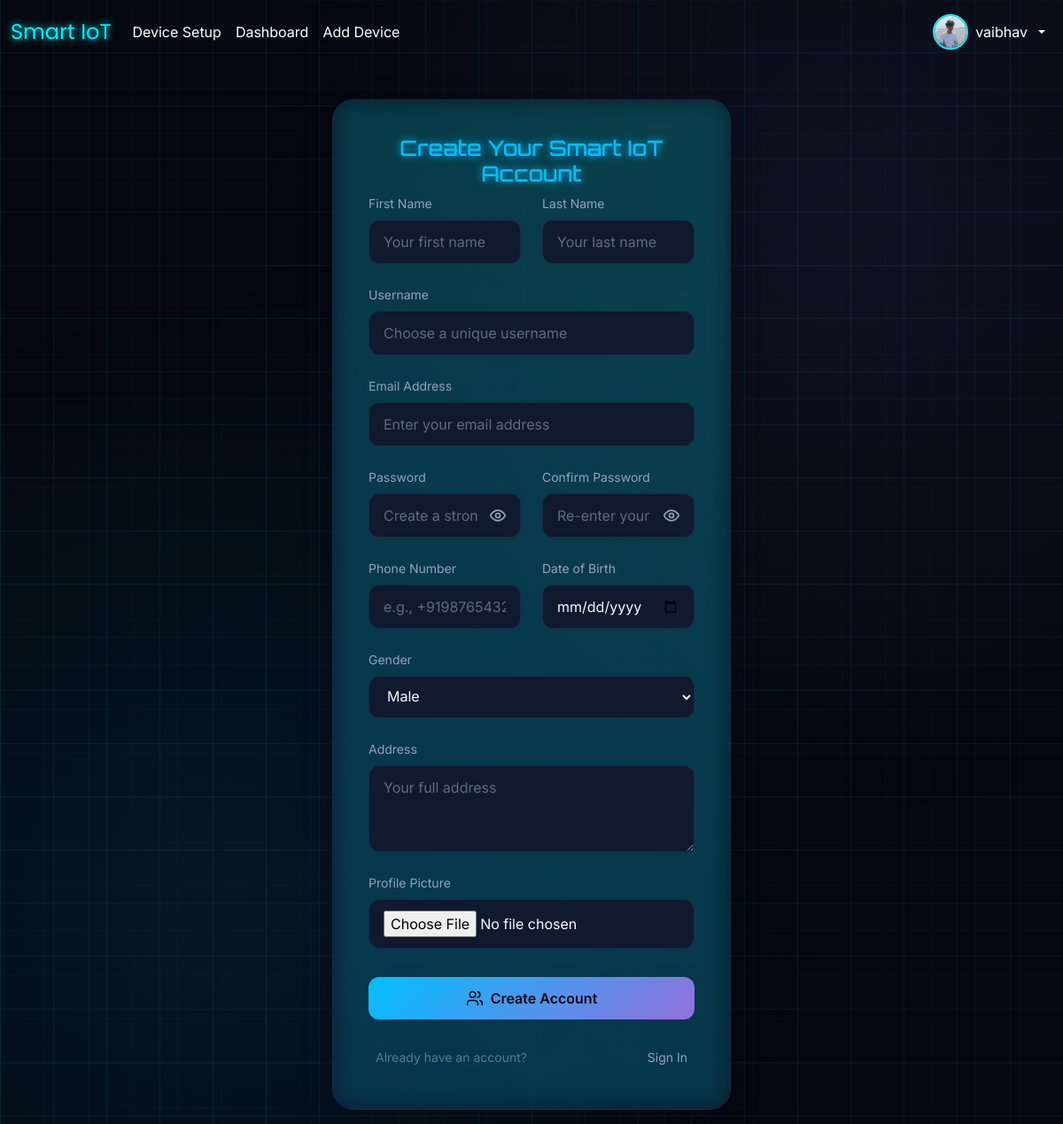
/register/ (signed in), run on the app's committed database.
### core/models.py (models this page shows, shortened)
class CustomUser(AbstractUser):
    GENDER_CHOICES = [
        ('M', 'Male'),
        ('F', 'Female'),
        ('O', 'Other'),
        ('N', 'Prefer not to say'),
    ]
    phone_number = models.CharField(max_length=15, blank=True, null=True, unique=True)
    date_of_birth = models.DateField(blank=True, null=True)
    gender = models.CharField(max_length=1, choices=GENDER_CHOICES, blank=True, null=True)
    address = models.TextField(blank=True, null=True)
    profile_picture = models.ImageField(upload_to='profile_pics/', blank=True, null=True)
    class Meta:
        verbose_name = 'User'
        verbose_name_plural = 'Users'

### core/views.py (the view)
# urls.py: path('register/', register_user, name='register'),
def register_user(request):
    if request.method == 'POST':
        print("Received POST data:", request.POST)
        print("Received FILES data:", request.FILES)
        form = CustomUserCreationForm(request.POST, request.FILES)
        if form.is_valid():
            user = form.save()
            login(request, user)
            messages.success(request, f"Welcome, {user.username}! Your account has been created.")
            device_api_key = request.GET.get('device_api_key') or request.session.pop('pending_device_api_key', None)
            if device_api_key:
                try:
                    device = Device.objects.get(device_api_key=device_api_key)
                    if not device.is_registered:
                        device.owner = user
                        device.is_registered = True
                        device.save()
                        messages.success(request, f"Device '{device.name}' has been linked to your account.")
                    else:
                        messages.info(request, f"Device '{device.name}' is already registered to another user.")
                except Device.DoesNotExist:
                    messages.error(request, "The provided Device API Key was invalid or not found.")
            return redirect('dashboard:user_dashboard') # Redirect to dashboard
        else:
            print("Form errors (from form.errors):", form.errors) # *** ADDED FOR DEBUGGING ***
            for field, errors in form.errors.items():
                for error in errors:
                    messages.error(request, f"Error in {field}: {error}")
    else:
        form = CustomUserCreationForm()
        device_api_key = request.GET.get('device_api_key')
        if device_api_key:
            request.session['pending_device_api_key'] = device_api_key
            messages.info(request, "Please create an account to link your device.")
    return render(request, 'core/register.html', {'form': form})

### core/forms.py
class CustomUserCreationForm(UserCreationForm):
    first_name = forms.CharField(max_length=30, required=False, help_text='Optional.')
    last_name = forms.CharField(max_length=150, required=False, help_text='Optional.')
    email = forms.EmailField(required=True, help_text='Required. Enter a valid email address.')
    phone_number = forms.CharField(max_length=15, required=False, help_text='Optional. e.g., +919876543210')
    date_of_birth = forms.DateField(widget=forms.DateInput(attrs={'type': 'date'}), required=False)
    gender = forms.ChoiceField(choices=CustomUser.GENDER_CHOICES, required=False)
    address = forms.CharField(widget=forms.Textarea(attrs={'rows': 3}), required=False)
    profile_picture = forms.ImageField(required=False)
    class Meta(UserCreationForm.Meta):
        model = CustomUser
        fields = UserCreationForm.Meta.fields + (
            'first_name', 'last_name', 'email', 'phone_number',
            'date_of_birth', 'gender', 'address', 'profile_picture'
        )
    def __init__(self, *args, **kwargs):
        super().__init__(*args, **kwargs)
        self.fields['email'].required = True

### core/templates/core/register.html (shortened to what this page needs)
{% extends 'base.html' %}
{% load static %}
{% block head_extra %}
<link href="https://cdnjs.cloudflare.com/ajax/libs/lucide/0.263.1/lucide.min.css" rel="stylesheet">
<link href="https://unpkg.com/aos@2.3.1/dist/aos.css" rel="stylesheet">
{% endblock %}
{% block content %}
<div class="animated-grid"></div>
<div class="container-full-height">
    <div class="register-container" data-aos="zoom-in" data-aos-delay="300"
        onmouseenter="this.classList.add('hover-active')" onmouseleave="this.classList.remove('hover-active')">
        <h2 class="register-header">Create Your Smart IoT Account</h2>
        <form method="post" enctype="multipart/form-data" class="space-y-6">
            <div class="row">
                <div class="col-md-6">
                    <div class="form-group-custom">
                        <label for="{{ form.first_name.id_for_label }}" class="label-custom">First Name</label>
                        <div class="input-container-custom circuit-line" tabindex="-1">
                            <input type="text" id="{{ form.first_name.id_for_label }}" name="{{ form.first_name.name }}"
                                class="input-custom" placeholder="Your first name"
                                value="{{ form.first_name.value|default_if_none:'' }}" required>
                        </div>
                    </div>
                </div>
                <div class="col-md-6">
                    <div class="form-group-custom">
                        <label for="{{ form.last_name.id_for_label }}" class="label-custom">Last Name</label>
                        <div class="input-container-custom circuit-line" tabindex="-1">
                            <input type="text" id="{{ form.last_name.id_for_label }}" name="{{ form.last_name.name }}"
                                class="input-custom" placeholder="Your last name"
                                value="{{ form.last_name.value|default_if_none:'' }}" required>
                        </div>
                    </div>
                </div>
            </div>
            <div class="form-group-custom">
                <label for="{{ form.username.id_for_label }}" class="label-custom">Username</label>
                <div class="input-container-custom circuit-line" tabindex="-1">
                    <input type="text" id="{{ form.username.id_for_label }}" name="{{ form.username.name }}"
                        class="input-custom" placeholder="Choose a unique username"
                        value="{{ form.username.value|default_if_none:'' }}" required autofocus>
                </div>
            </div>
            <div class="form-group-custom">
                <label for="{{ form.email.id_for_label }}" class="label-custom">Email Address</label>
                <div class="input-container-custom circuit-line" tabindex="-1">
                    <input type="email" id="{{ form.email.id_for_label }}" name="{{ form.email.name }}"
                        class="input-custom" placeholder="Enter your email address"
                        value="{{ form.email.value|default_if_none:'' }}" required>
                </div>
            </div>
            <div class="row">
                <div class="col-md-6">
                    <div class="form-group-custom">
                        <label for="{{ form.password.id_for_label }}" class="label-custom">Password</label>
                        <div class="input-container-custom">
                            <input type="password" id="id_password1" name="{{ form.password.name }}"
                                class="input-custom input-with-icon" placeholder="Create a strong password" required>
                        </div>
                    </div>
                </div>
                <div class="col-md-6">
                    <div class="form-group-custom">
                        <label for="{{ form.password2.id_for_label }}" class="label-custom">Confirm Password</label>
                        <div class="input-container-custom">
                            <input type="password" id="id_password2" name="{{ form.password2.name }}"
                                class="input-custom input-with-icon" placeholder="Re-enter your password" required>
                        </div>
                    </div>
                </div>
            </div>
            <div class="row">
                <div class="col-md-6">
                    <div class="form-group-custom">
                        <label for="{{ form.phone_number.id_for_label }}" class="label-custom">Phone Number</label>
                        <div class="input-container-custom circuit-line" tabindex="-1">
                            <input type="tel" id="{{ form.phone_number.id_for_label }}"
                                name="{{ form.phone_number.name }}" class="input-custom"
                                placeholder="e.g., +919876543210"
                                value="{{ form.phone_number.value|default_if_none:'' }}">
                        </div>
                    </div>
                </div>
                <div class="col-md-6">
                    <div class="form-group-custom">
                        <label for="{{ form.date_of_birth.id_for_label }}" class="label-custom">Date of Birth</label>
                        <div class="input-container-custom circuit-line" tabindex="-1">
                            <input type="date" id="{{ form.date_of_birth.id_for_label }}"
                                name="{{ form.date_of_birth.name }}" class="input-custom"
                                value="{{ form.date_of_birth.value|default_if_none:'' }}">
                        </div>
                    </div>
                </div>
            </div>
            <div class="form-group-custom">
                <label for="{{ form.gender.id_for_label }}" class="label-custom">Gender</label>
                <div class="input-container-custom circuit-line" tabindex="-1">
                    <select id="{{ form.gender.id_for_label }}" name="{{ form.gender.name }}" class="input-custom">
                        {% for value, label in form.gender.field.choices %}
                        <option value="{{ value }}" {% if form.gender.value == value %}selected{% endif %}>{{ label }}
                        </option>
                        {% endfor %}
                    </select>
                </div>
            </div>
            <div class="form-group-custom">
                <label for="{{ form.address.id_for_label }}" class="label-custom">Address</label>
                <div class="input-container-custom circuit-line" tabindex="-1">
                    <textarea id="{{ form.address.id_for_label }}" name="{{ form.address.name }}" class="input-custom"
                        placeholder="Your full address" rows="3">{{ form.address.value|default_if_none:'' }}</textarea>
                </div>
            </div>
            <div class="form-group-custom">
                <label for="{{ form.profile_picture.id_for_label }}" class="label-custom">Profile Picture</label>
                <div class="input-container-custom circuit-line" tabindex="-1">
                    <input type="file" id="{{ form.profile_picture.id_for_label }}"
                        name="{{ form.profile_picture.name }}" class="input-custom">
                </div>
            </div>
            <button type="submit" class="btn-custom btn-primary-custom" data-aos="zoom-in" data-aos-delay="500">
                Create Account
            </button>
        </form>
        <div class="auth-links">
            <span>Already have an account?</span>
            <a href="{% url 'login' %}" class="btn-outline-custom">Sign In</a>
        </div>
    </div>
</div>
{% endblock %}

### core/templates/base.html (shortened to what this page needs)
{% load static %}
<!DOCTYPE html>
<html lang="en">
<head>
    <link href="https://cdn.jsdelivr.net/npm/bootstrap@5.3.3/dist/css/bootstrap.min.css" rel="stylesheet">
    {% block head_extra %}{% endblock %}
</head>
<body>
    <nav class="navbar navbar-expand-lg navbar-dark sticky-top">
        <div class="container-fluid">
            <a class="navbar-brand"
                href="{% if user.is_authenticated %}{% url 'dashboard:user_dashboard' %}{% else %}{% url 'homepage' %}{% endif %}">
                Smart IoT
            </a>
            <div class="collapse navbar-collapse" id="navbarNav">
                <ul class="navbar-nav me-auto mb-2 mb-lg-0">
                    <li class="nav-item"><a class="nav-link" href="{% url 'device_onboarding' %}">Device Setup</a></li>
                    {% if user.is_authenticated %}
                    <li class="nav-item"><a class="nav-link" href="{% url 'dashboard:user_dashboard' %}">Dashboard</a>
                    </li>
                    <li class="nav-item"><a class="nav-link" href="{% url 'add_device_to_user' %}">Add Device</a></li>
                    {% endif %}
                </ul>
                <ul class="navbar-nav">
                    {% if user.is_authenticated %}
                    <li class="nav-item dropdown">
                        <a class="nav-link dropdown-toggle d-flex align-items-center gap-2" href="#">
                            <img src="{% if user.profile_picture %}{{ user.profile_picture.url }}{% else %}{% static 'images/default-profile.png' %}{% endif %}"
                                class="profile-img" alt="Profile">
                            {{ user.username }}
                        </a>
                    </li>
                    {% else %}
                    <li class="nav-item"><a class="nav-link btn btn-outline-light me-2"
                            href="{% url 'login' %}">Login</a></li>
                    <li class="nav-item"><a class="nav-link btn btn-outline-info" href="{% url 'register' %}">Sign
                            Up</a></li>
                    {% endif %}
                </ul>
            </div>
        </div>
    </nav>
    <main class="container mt-4">
        {% block content %}{% endblock %}
    </main>
</body>
</html>

### core/templates/base.html (style rules this page uses)
body { font-family: 'Inter', sans-serif; background-color: #0e0e0e; color: #fff; }
.navbar-brand { font-family: 'Poppins', sans-serif; color: #00f0ff !important; font-size: 1.5rem; text-shadow: 0 0 8px #00f0ff; }
.nav-link { color: #fff !important; position: relative; }
.profile-img { width: 40px; height: 40px; border-radius: 50%; border: 2px solid #00f0ff; object-fit: cover; }

### data on the page
CustomUser: profile_picture (picture), username "vaibhav"

### other printed values
form field gender "Male"
